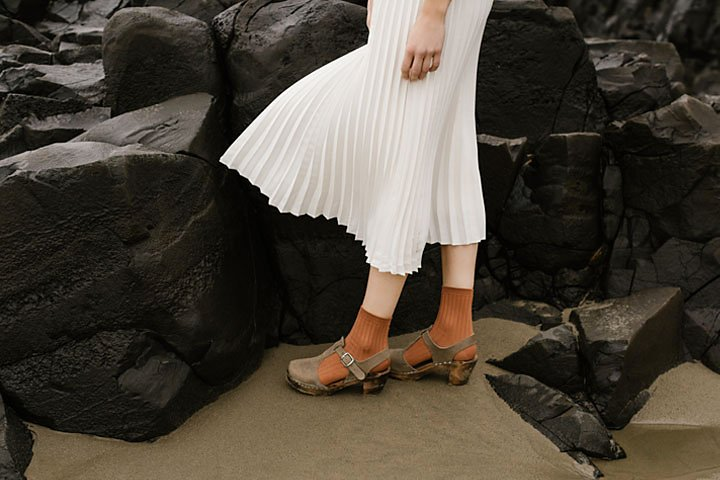
#> input picture a1images/highlights_and_shadows.jpg, 720 x 480 px, found by its file name
$ python gamma_correction.py
#> lines starting #> are read from the running program, lines starting #| are printed output that depends on the picture
import cv2
import numpy as np
import matplotlib.pyplot as plt

# Read the input image for gamma correction
bgr_image = cv2.imread('1/Intensity-Transformations-and-Neighborhood-Filtering/a1images/highlights_and_shadows.jpg')
#> bgr_image is the input picture: shape (480, 720, 3); mean B, G, R 58.1, 68.6, 75.7

# Convert the image from BGR to LAB color space
lab_image = cv2.cvtColor(bgr_image, cv2.COLOR_BGR2LAB)
#> lab_image: shape (480, 720, 3); mean of channels 0, 1, 2 71.3, 129.1, 135

# Split the LAB image into L, A, and B channels
L_channel, A_channel, B_channel = cv2.split(lab_image)
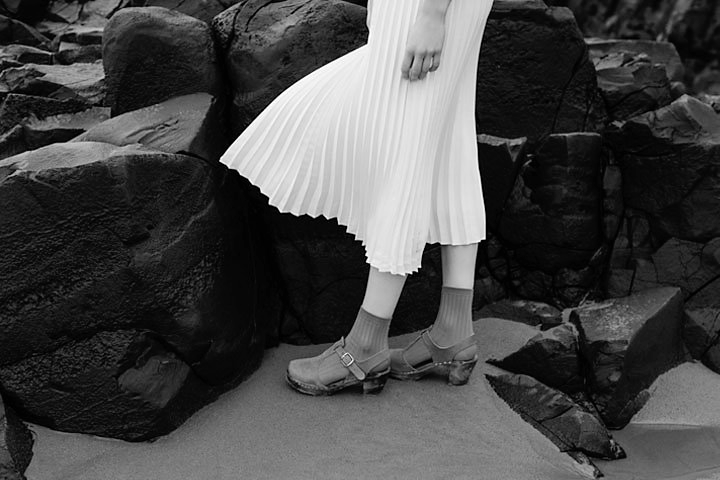
#> L_channel: shape (480, 720); min 0, max 255, mean 71.3
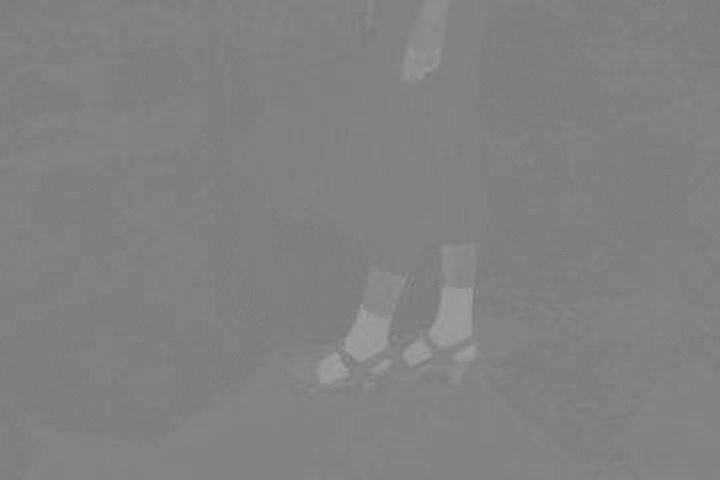
#> A_channel: shape (480, 720); min 119, max 160, mean 129.1

# Normalize the L channel to the range [0, 1] for gamma correction
L_normalized = L_channel / 255.0

# Apply gamma correction with gamma = 2.2
gamma_high = 2
L_gamma_high = np.power(L_normalized, gamma_high)

# Rescale the L channel back to the range [0, 255] and convert to uint8
L_gamma_high = np.uint8(L_gamma_high * 255)

# Merge the gamma corrected L channel with the original A and B channels
lab_gamma_corrected_high = cv2.merge((L_gamma_high, A_channel, B_channel))
#> lab_gamma_corrected_high: shape (480, 720, 3); mean of channels 0, 1, 2 38.6, 129.1, 135

# Convert back to the BGR color space
gamma_corrected_high_img = cv2.cvtColor(lab_gamma_corrected_high, cv2.COLOR_LAB2BGR)
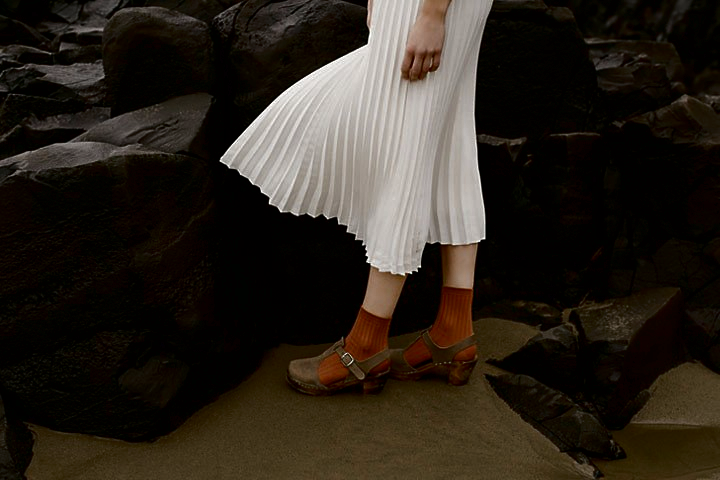
#> gamma_corrected_high_img: shape (480, 720, 3); mean B, G, R 28.6, 36.7, 43.7

# Apply gamma correction with gamma = 0.5
gamma_low = 0.5
L_gamma_low = np.power(L_normalized, gamma_low)
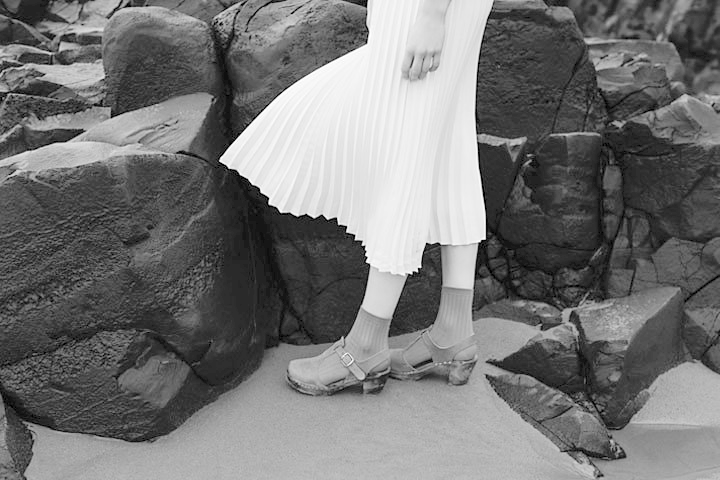
#> L_gamma_low: shape (480, 720) float64; min 0, max 1, mean 0.462

# Rescale and convert to uint8
L_gamma_low = np.uint8(L_gamma_low * 255)

# Merge the gamma corrected L channel with the original A and B channels
lab_gamma_corrected_low = cv2.merge((L_gamma_low, A_channel, B_channel))
#> lab_gamma_corrected_low: shape (480, 720, 3); mean of channels 0, 1, 2 117.3, 129.1, 135

# Convert back to BGR color space
gamma_corrected_low_img = cv2.cvtColor(lab_gamma_corrected_low, cv2.COLOR_LAB2BGR)
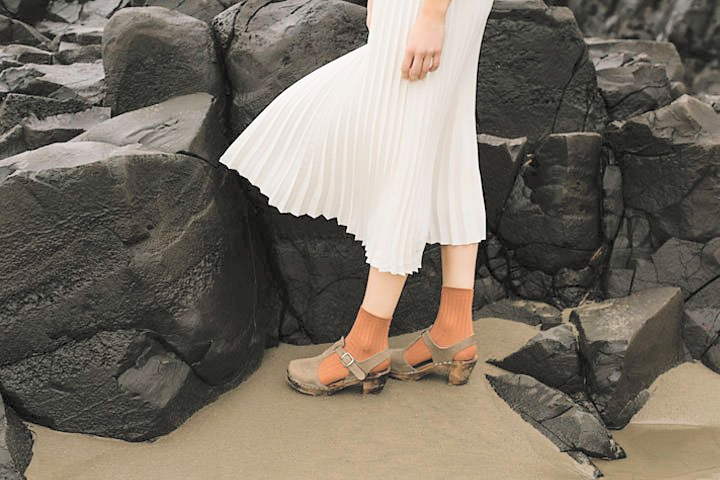
#> gamma_corrected_low_img: shape (480, 720, 3); mean B, G, R 100.2, 111.1, 118.8

# Display the original and gamma corrected images side by side
fig, axes = plt.subplots(1, 3, figsize=(12, 6))

# Display gamma correction with gamma = 0.5
axes[0].set_title("Gamma Corrected (γ = 0.5)")
axes[0].imshow(cv2.cvtColor(gamma_corrected_low_img, cv2.COLOR_BGR2RGB))

# Display the original image
axes[1].set_title("Original Image")
axes[1].imshow(cv2.cvtColor(bgr_image, cv2.COLOR_BGR2RGB))

# Display gamma correction with gamma = 2
axes[2].set_title("Gamma Corrected (γ = 2)")
axes[2].imshow(cv2.cvtColor(gamma_corrected_high_img, cv2.COLOR_BGR2RGB))

# Show the plots
plt.show()
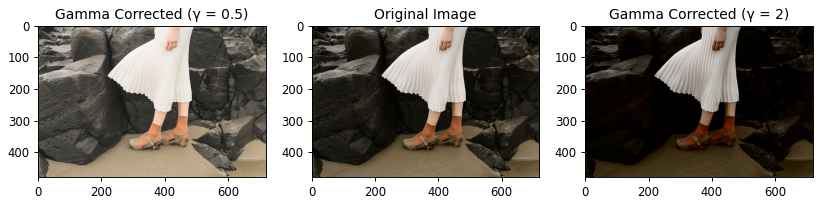
#> figure drawn by matplotlib, 3 panels

# Histogram plotting for original and gamma corrected images
fig, axs = plt.subplots(1, 2, figsize=(15, 5))

# Histogram for the original image (RGB channels)
axs[0].set_title("Original Image Histogram (RGB Channels)")
axs[0].hist(bgr_image[:, :, 0].flatten(), bins=256, range=[0, 256], color='b', alpha=0.4, label='Blue Channel')
axs[0].hist(bgr_image[:, :, 1].flatten(), bins=256, range=[0, 256], color='g', alpha=0.4, label='Green Channel')
axs[0].hist(bgr_image[:, :, 2].flatten(), bins=256, range=[0, 256], color='r', alpha=0.4, label='Red Channel')
axs[0].set_xlim([0, 256])
axs[0].legend()

# Histogram for gamma corrected image with gamma = 2.2
axs[1].set_title("Gamma Corrected (γ = 2) Histogram")
axs[1].hist(gamma_corrected_high_img[:, :, 0].flatten(), bins=256, range=[0, 256], color='b', alpha=0.4, label='Blue Channel')
axs[1].hist(gamma_corrected_high_img[:, :, 1].flatten(), bins=256, range=[0, 256], color='g', alpha=0.4, label='Green Channel')
axs[1].hist(gamma_corrected_high_img[:, :, 2].flatten(), bins=256, range=[0, 256], color='r', alpha=0.4, label='Red Channel')
axs[1].set_xlim([0, 256])
axs[1].set_ylim([0, 8000])
axs[1].legend()

plt.tight_layout()
plt.show()
#> figure, not shown here; panel 1: tallest bar 8229 high, from x = 13 to 14; panel 1: tallest bar 7486 high, from x = 18 to 19; panel 1: tallest bar 7023 high, from x = 19 to 20; panel 2: tallest bar 205379 high, from x = 0 to 1

# Plot histograms for the gamma corrected image with gamma = 0.5
fig, axs = plt.subplots(1, 2, figsize=(15, 5))

# Histogram for the original image
axs[0].set_title("Original Image Histogram (RGB Channels)")
axs[0].hist(bgr_image[:, :, 0].flatten(), bins=256, range=[0, 256], color='b', alpha=0.4, label='Blue Channel')
axs[0].hist(bgr_image[:, :, 1].flatten(), bins=256, range=[0, 256], color='g', alpha=0.4, label='Green Channel')
axs[0].hist(bgr_image[:, :, 2].flatten(), bins=256, range=[0, 256], color='r', alpha=0.4, label='Red Channel')
axs[0].set_xlim([0, 256])
axs[0].legend()

# Histogram for the gamma corrected image with gamma = 0.5
axs[1].set_title("Gamma Corrected (γ = 0.5) Histogram")
axs[1].hist(gamma_corrected_low_img[:, :, 0].flatten(), bins=256, range=[0, 256], color='b', alpha=0.4, label='Blue Channel')
axs[1].hist(gamma_corrected_low_img[:, :, 1].flatten(), bins=256, range=[0, 256], color='g', alpha=0.4, label='Green Channel')
axs[1].hist(gamma_corrected_low_img[:, :, 2].flatten(), bins=256, range=[0, 256], color='r', alpha=0.4, label='Red Channel')
axs[1].set_xlim([0, 256])
axs[1].set_ylim([0, 8000])
axs[1].legend()

# Show the figure
plt.tight_layout()
plt.show()
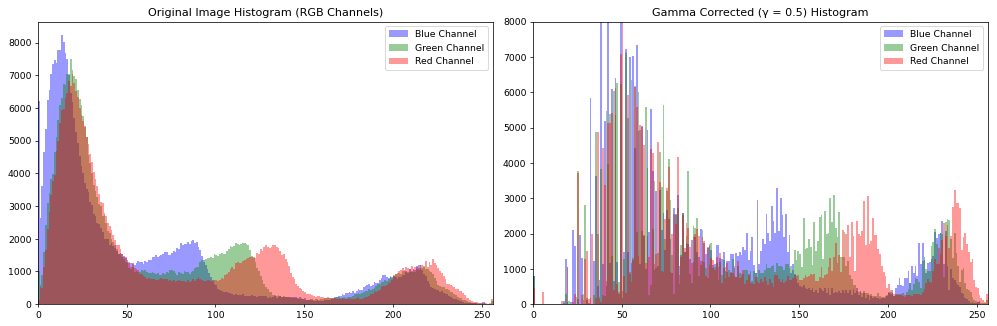
#> figure drawn by matplotlib, 2 panels; panel 1: tallest bar 8229 high, from x = 13 to 14; panel 1: tallest bar 7486 high, from x = 18 to 19; panel 1: tallest bar 7023 high, from x = 19 to 20; panel 2: tallest bar 12486 high, from x = 49 to 50

$ run again, with a1images/daisy.jpg copied over a1images/highlights_and_shadows.jpg
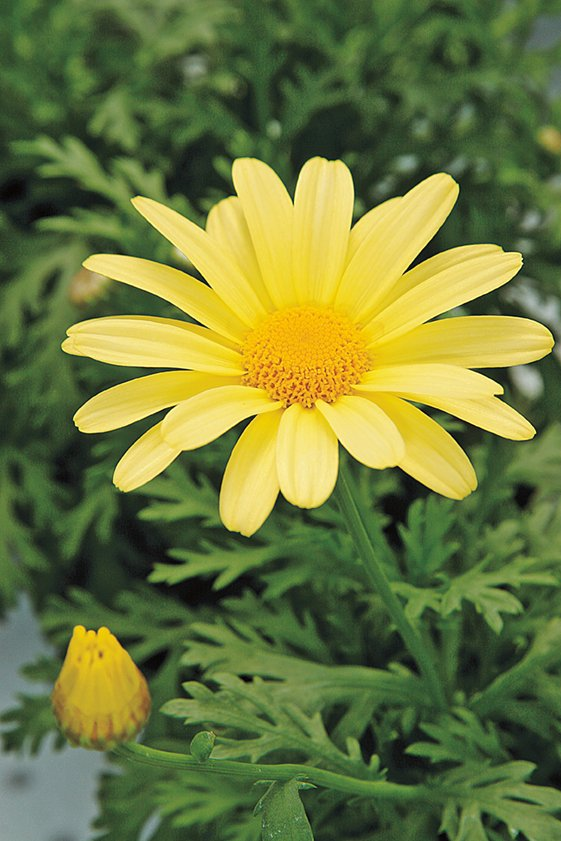
#> input picture a1images/daisy.jpg, 561 x 841 px, found by its file name
#> bgr_image is the input picture: shape (841, 561, 3); mean B, G, R 60.7, 120.3, 108.5
#> lab_image: shape (841, 561, 3); mean of channels 0, 1, 2 121.3, 114.4, 157.2
#> lab_gamma_corrected_high: shape (841, 561, 3); mean of channels 0, 1, 2 71.7, 114.4, 157.2
#> lab_gamma_corrected_low: shape (841, 561, 3); mean of channels 0, 1, 2 169.5, 114.4, 157.2
#> `gamma_corrected_low_img = cv2.cvtColor(lab_gamma_corrected_low, cv2.CO..`:
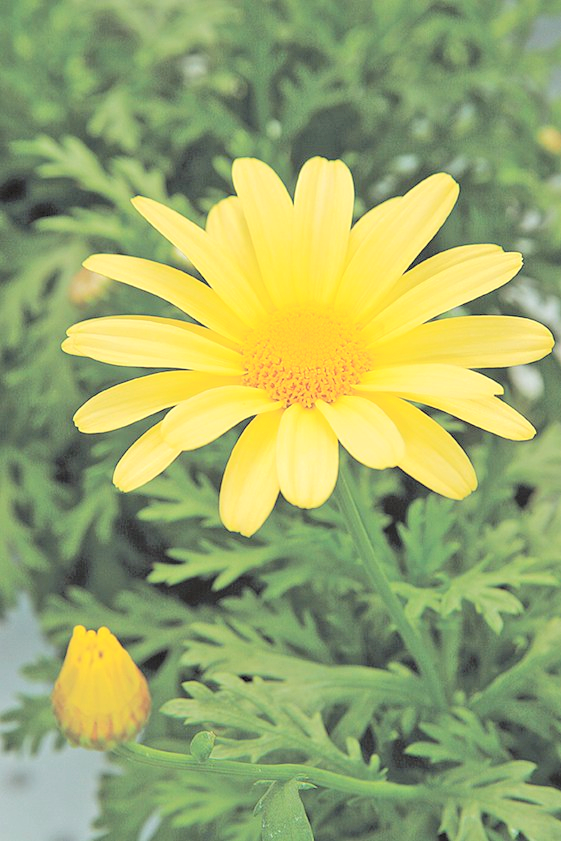
#> gamma_corrected_low_img: shape (841, 561, 3); mean B, G, R 106.8, 168.3, 154.9
#> `plt.show()`:
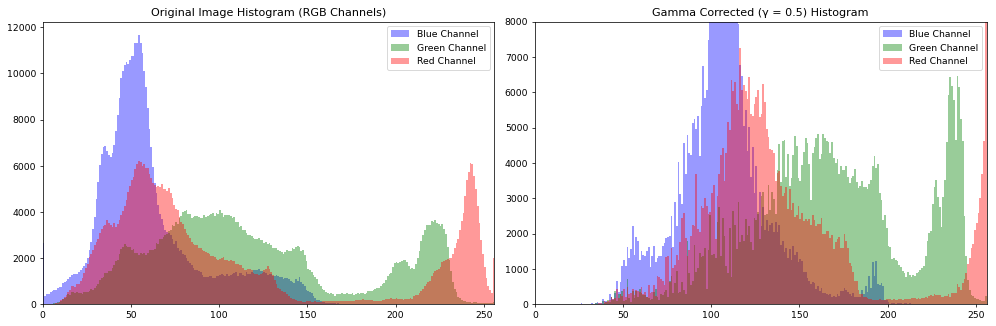
#> figure drawn by matplotlib, 2 panels; panel 1: tallest bar 11668 high, from x = 54 to 55; panel 1: tallest bar 4102 high, from x = 81 to 82; panel 1: tallest bar 6190 high, from x = 54 to 55; panel 2: tallest bar 17060 high, from x = 110 to 111

$ run again, with a1images/emma.jpg copied over a1images/highlights_and_shadows.jpg
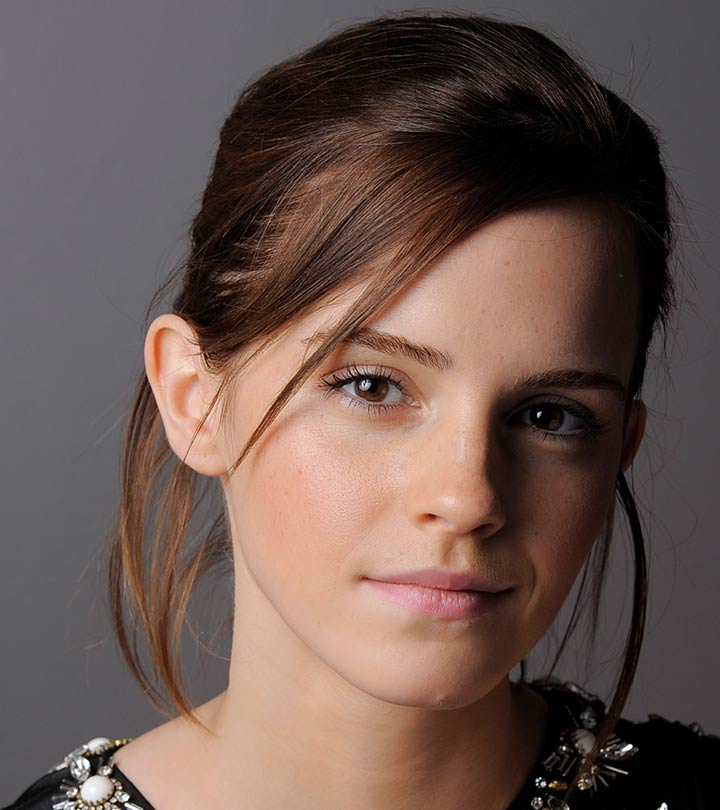
#> input picture a1images/emma.jpg, 720 x 810 px, found by its file name
#> bgr_image is the input picture: shape (810, 720, 3); mean B, G, R 80.1, 87.4, 106.8
#> lab_image: shape (810, 720, 3); mean of channels 0, 1, 2 97, 134.8, 135.1
#> lab_gamma_corrected_high: shape (810, 720, 3); mean of channels 0, 1, 2 50, 134.8, 135.1
#> lab_gamma_corrected_low: shape (810, 720, 3); mean of channels 0, 1, 2 145.4, 134.8, 135.1
#> `gamma_corrected_low_img = cv2.cvtColor(lab_gamma_corrected_low, cv2.CO..`:
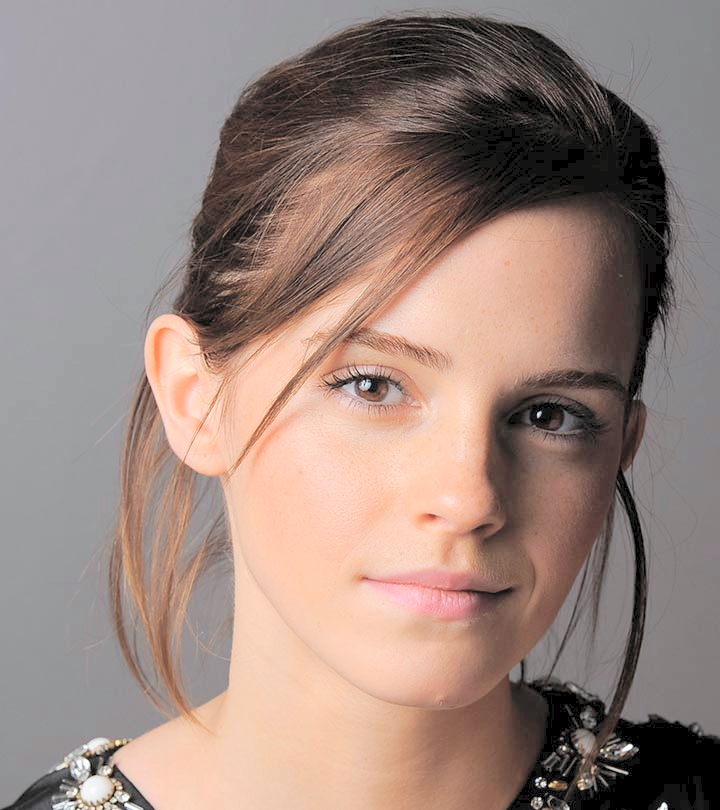
#> gamma_corrected_low_img: shape (810, 720, 3); mean B, G, R 126.8, 134.6, 155.3
#> `plt.show()`:
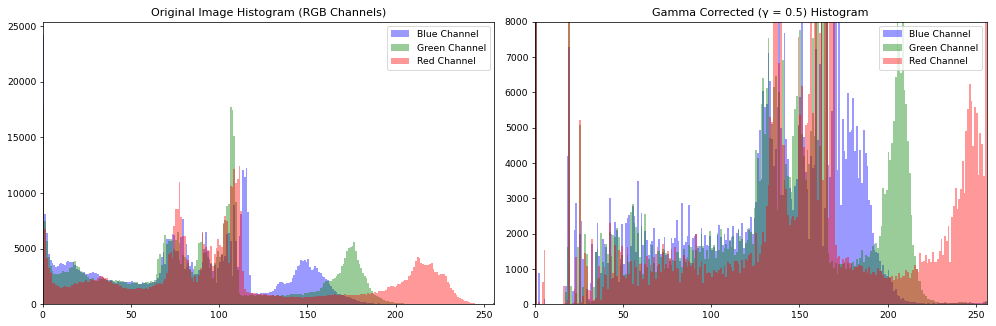
#> figure drawn by matplotlib, 2 panels; panel 1: tallest bar 24186 high, from x = 0 to 1; panel 1: tallest bar 17761 high, from x = 106 to 107; panel 1: tallest bar 12417 high, from x = 111 to 112; panel 2: tallest bar 25833 high, from x = 170 to 171
